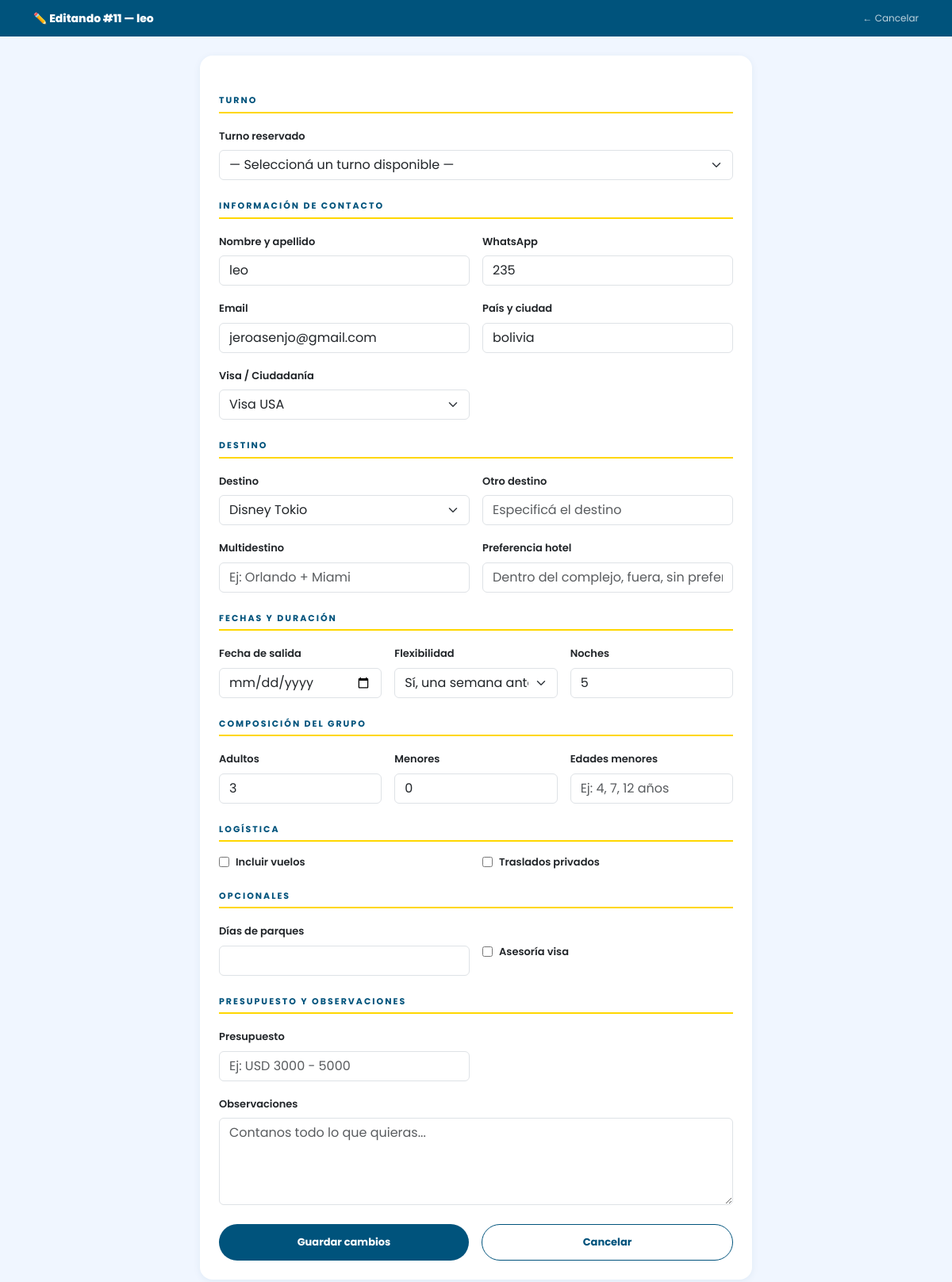
/panel/11/editar/ (signed in), run on the app's committed database.
### reservas/models.py (models this page shows, shortened)
class Consulta(models.Model):
    nombre_apellido = models.CharField(max_length=150, verbose_name="Nombre y apellido")
    whatsapp = models.CharField(max_length=30, verbose_name="WhatsApp / Teléfono")
    email = models.EmailField(verbose_name="Correo electrónico")
    pais_ciudad = models.CharField(max_length=120, verbose_name="País y ciudad de residencia")
    tiene_visa = models.CharField(
        max_length=20,
        choices=[
            ('visa_usa', 'Visa USA'),
            ('ciudadania', 'Ciudadanía'),
            ('ninguna', 'Ninguna'),
            ('otro', 'Otro'),
        ],
        verbose_name="¿Tenés visa o ciudadanía?"
    )
    DESTINO_CHOICES = [
        ('disney_orlando', 'Disney Orlando'),
        ('disney_paris', 'Disney París'),
        ('disney_tokio', 'Disney Tokio'),
        ('universal', 'Universal Orlando'),
        ('miami', 'Miami'),
        ('europa', 'Europa'),
        ('crucero', 'Crucero'),
        ('otro', 'Otro'),
    ]
    destino = models.CharField(max_length=30, choices=DESTINO_CHOICES, verbose_name="¿A dónde pensás viajar?")
    destino_otro = models.CharField(max_length=120, blank=True, verbose_name="Otro destino (especificar)")
    multidestino = models.CharField(max_length=200, blank=True, verbose_name="¿Querés más de un destino?")
    preferencia_hotel = models.TextField(blank=True, verbose_name="Preferencia de hotel (Disney/Universal)")
    fecha_salida = models.DateField(verbose_name="Fecha tentativa de salida")
    flexibilidad_fechas = models.CharField(
        max_length=20,
        choices=[
            ('flexible', 'Sí, una semana antes/después'),
            ('fija', 'No, son fechas fijas'),
        ],
        verbose_name="¿Tenés flexibilidad de fechas?"
    )
    cantidad_noches = models.PositiveSmallIntegerField(verbose_name="Cantidad de noches previstas")
    adultos = models.PositiveSmallIntegerField(verbose_name="Cantidad de adultos (18+)")
    menores = models.PositiveSmallIntegerField(default=0, verbose_name="Cantidad de menores")
    edades_menores = models.CharField(max_length=200, blank=True, verbose_name="Edades de los menores")
    incluir_vuelos = models.BooleanField(default=False, verbose_name="¿Incluir vuelos en el presupuesto?")
    necesita_traslados = models.BooleanField(default=False, verbose_name="¿Necesita auto/traslados privados?")
    dias_parques = models.PositiveSmallIntegerField(null=True, blank=True, verbose_name="Días de parques en Orlando")
    asesoria_visa = models.BooleanField(default=False, verbose_name="¿Necesita asesoría de visa/ESTA/ETIAS?")
    SERVICIO_CHOICES = [
        ('cotizacion_paquete', 'Cotización de paquete completo'),
        ('asesoramiento', 'Asesoramiento (ya tengo todo sacado)'),
        ('reserva_alojamiento', 'Reserva de alojamiento'),
        ('vuelos_vehiculos', 'Vuelos y vehículos'),
        ('otro', 'Otro'),
    ]
    servicio = models.CharField(
        max_length=30,
        choices=SERVICIO_CHOICES,
        verbose_name="Servicio que desea contratar"
    )
    presupuesto = models.CharField(max_length=100, blank=True, verbose_name="Presupuesto estimado")
    observaciones = models.TextField(blank=True, verbose_name="Contanos más sobre tu viaje ideal")
    fecha_turno = models.DateField(verbose_name="Día del turno")
    hora_turno = models.TimeField(verbose_name="Horario del turno")
    ETIQUETA_CHOICES = [
        ('cotizacion', 'Cotización'),
        ('confirmacion', 'Confirmación'),
        ('reserva', 'Reserva'),
        ('pago_completado', 'Pago completado'),
        ('filas_rapidas', 'Sacar filas rápidas'),
        ('itinerario', 'Hacer itinerario'),
        ('reunion_pre', 'Reunión pre viaje'),
        ('en_viaje', 'En destino / En viaje'),
    ]
    etiqueta = models.CharField(
        max_length=20,
        choices=ETIQUETA_CHOICES,
        blank=True,
        null=True,
        verbose_name="Etiqueta"
    )
    creado_en = models.DateTimeField(auto_now_add=True)
    leido = models.BooleanField(default=False, verbose_name="Leído")
    class Meta:
        verbose_name = "Consulta"
        verbose_name_plural = "Consultas"
        ordering = ['-creado_en']

### reservas/views.py (the view)
# urls.py: path('panel/<int:pk>/editar/', views.panel_editar, name='panel_editar'),
@login_required(login_url='panel_login')
def panel_editar(request, pk):
    consulta = get_object_or_404(Consulta, pk=pk)
    if request.method == 'POST':
        form = ConsultaForm(request.POST, instance=consulta)
        if form.is_valid():
            form.save()
            return redirect('panel_detalle', pk=pk)
    else:
        form = ConsultaForm(instance=consulta)
    return render(request, 'reservas/editar.html', {'form': form, 'consulta': consulta})

### reservas/forms.py (called while the page is built)
    def optgroups(self, name, value, attrs=None):
        grupos = super().optgroups(name, value, attrs)
        for _, subgroup, _ in grupos:
            for opcion in subgroup:
                if opcion['value'] in self.disabled_values:
                    opcion['attrs']['disabled'] = True
        return grupos

### templates/reservas/editar.html (shortened to what this page needs)
<!DOCTYPE html>
<html lang="es">
<head>
  <link href="https://cdn.jsdelivr.net/npm/bootstrap@5.3.3/dist/css/bootstrap.min.css" rel="stylesheet"/>
</head>
<body>
  <div class="topbar">
    <div class="container d-flex justify-content-between align-items-center gap-2">
      <h1>✏️ Editando #{{ consulta.id }} — {{ consulta.nombre_apellido }}</h1>
      <a href="{% url 'panel_detalle' consulta.pk %}" style="color:rgba(255,255,255,0.75);font-size:12px;text-decoration:none;white-space:nowrap;">← Cancelar</a>
    </div>
  </div>
  <div class="container pb-5" style="max-width:720px;">
    <div class="card-form">
      <form method="POST">
        <div class="sec-label">Turno</div>
        <div class="row g-3">
          <div class="col-12">
            <label class="form-label">Turno reservado</label>
            {{ form.turno }}
          </div>
        </div>
        <div class="sec-label">Información de contacto</div>
        <div class="row g-3">
          <div class="col-md-6 col-12"><label class="form-label">Nombre y apellido</label>{{ form.nombre_apellido }}</div>
          <div class="col-md-6 col-12"><label class="form-label">WhatsApp</label>{{ form.whatsapp }}</div>
          <div class="col-md-6 col-12"><label class="form-label">Email</label>{{ form.email }}</div>
          <div class="col-md-6 col-12"><label class="form-label">País y ciudad</label>{{ form.pais_ciudad }}</div>
          <div class="col-md-6 col-12"><label class="form-label">Visa / Ciudadanía</label>{{ form.tiene_visa }}</div>
        </div>
        <div class="sec-label">Destino</div>
        <div class="row g-3">
          <div class="col-md-6 col-12"><label class="form-label">Destino</label>{{ form.destino }}</div>
          <div class="col-md-6 col-12"><label class="form-label">Otro destino</label>{{ form.destino_otro }}</div>
          <div class="col-md-6 col-12"><label class="form-label">Multidestino</label>{{ form.multidestino }}</div>
          <div class="col-md-6 col-12"><label class="form-label">Preferencia hotel</label>{{ form.preferencia_hotel }}</div>
        </div>
        <div class="sec-label">Fechas y duración</div>
        <div class="row g-3">
          <div class="col-md-4 col-12"><label class="form-label">Fecha de salida</label>{{ form.fecha_salida }}</div>
          <div class="col-md-4 col-12"><label class="form-label">Flexibilidad</label>{{ form.flexibilidad_fechas }}</div>
          <div class="col-md-4 col-12"><label class="form-label">Noches</label>{{ form.cantidad_noches }}</div>
        </div>
        <div class="sec-label">Composición del grupo</div>
        <div class="row g-3">
          <div class="col-md-4 col-12"><label class="form-label">Adultos</label>{{ form.adultos }}</div>
          <div class="col-md-4 col-12"><label class="form-label">Menores</label>{{ form.menores }}</div>
          <div class="col-md-4 col-12"><label class="form-label">Edades menores</label>{{ form.edades_menores }}</div>
        </div>
        <div class="sec-label">Logística</div>
        <div class="row g-3">
          <div class="col-md-6 col-12 d-flex align-items-center gap-2">{{ form.incluir_vuelos }}<label class="form-label mb-0">Incluir vuelos</label></div>
          <div class="col-md-6 col-12 d-flex align-items-center gap-2">{{ form.necesita_traslados }}<label class="form-label mb-0">Traslados privados</label></div>
        </div>
        <div class="sec-label">Opcionales</div>
        <div class="row g-3">
          <div class="col-md-6 col-12"><label class="form-label">Días de parques</label>{{ form.dias_parques }}</div>
          <div class="col-md-6 col-12 d-flex align-items-center gap-2 mt-md-4">{{ form.asesoria_visa }}<label class="form-label mb-0">Asesoría visa</label></div>
        </div>
        <div class="sec-label">Presupuesto y observaciones</div>
        <div class="row g-3">
          <div class="col-md-6 col-12"><label class="form-label">Presupuesto</label>{{ form.presupuesto }}</div>
          <div class="col-12"><label class="form-label">Observaciones</label>{{ form.observaciones }}</div>
        </div>
        <div class="d-flex gap-3 mt-4 flex-wrap">
          <button type="submit" class="btn-guardar">Guardar cambios</button>
          <a href="{% url 'panel_detalle' consulta.pk %}" class="btn-cancelar">Cancelar</a>
        </div>
      </form>
    </div>
  </div>
</body>
</html>

### templates/reservas/editar.html (style rules this page uses)
* { font-family: 'Poppins', sans-serif; }
:root { --az: #00537c; --ro: #e35149; --do: #FFD700; }
body { background: #f0f6ff; }
.topbar { background: var(--az); color: #fff; padding: 14px 0; margin-bottom: 24px; }
.topbar h1 { font-size: 14px; font-weight: 800; margin: 0; }
.card-form { background: #fff; border-radius: 16px; padding: 24px; box-shadow: 0 2px 10px rgba(0,83,124,0.07); }
.sec-label { font-size: 11px; font-weight: 700; letter-spacing: 2px; text-transform: uppercase; color: var(--az); border-bottom: 2px solid var(--do); padding-bottom: 6px; margin-bottom: 16px; margin-top: 24px; }
.form-label { font-size: 13px; font-weight: 600; }
.btn-guardar { background: var(--az); color: #fff; font-weight: 700; font-size: 13px; padding: 12px; border-radius: 50px; border: none; flex: 1; }
.btn-cancelar { background: #fff; color: var(--az); font-weight: 700; font-size: 13px; padding: 12px; border-radius: 50px; border: 1.5px solid var(--az); text-decoration: none; flex: 1; text-align: center; }

### data on the page
Consulta: id "11", nombre_apellido "leo", whatsapp "235", email "jeroasenjo@gmail.com", pais_ciudad "bolivia", tiene_visa "Visa USA", destino "Disney Tokio", flexibilidad_fechas "Sí, una semana antes/después", cantidad_noches "5", adultos "3", menores "0"
